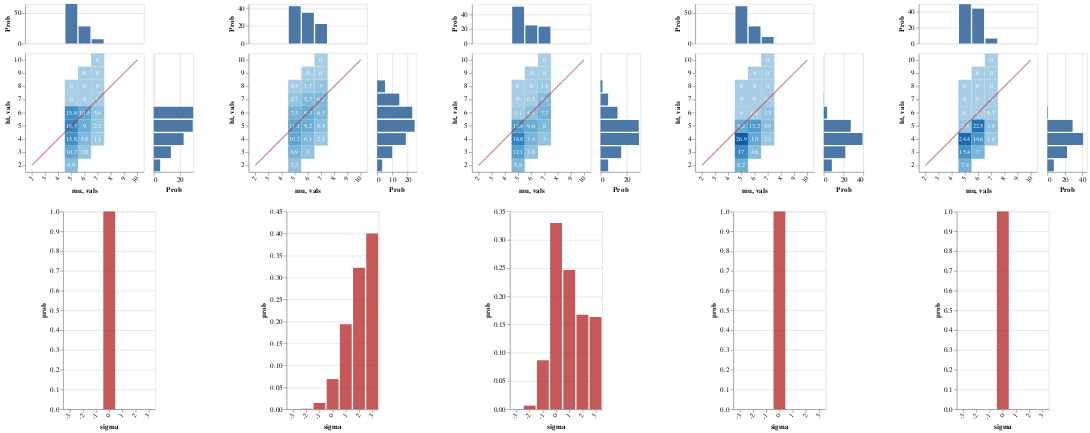

Write notebook code for a chart like this one.
### Markdown cell above
#### listener hears:

> "John, Mary, and Fred are all as short as Bill"

Again, since Bill's height is unknown, the posterior probability remains distributed across many heights.

But now, the various strengthenings lead ultimately to a pragmatic conclusion that John is almost certainly below the median (same for others)

As expected, the evaluative effect is much stronger

### Code cell
writeIORef cacheRef (0, Map.empty)  
  
vlShow . sidewaysDists <$> traverse mkEqGraph
  [ listener infoLUMAllEq cacheRef (0, UShrt, allDenEq0)
  , lp infoLUMAllEq >>= \l -> listener infoLUMAllEq cacheRef (0, UShrt, l)
  , listener infoLUMAllEq cacheRef (1, UShrt, allDenEq0)
  , listener infoLUMAllEq cacheRef (2, UShrt, allDenEq0)
  , listener infoLUMAllEq cacheRef (3, UShrt, allDenEq0)
  ]

### Figure 1 — Vega-Lite specification as saved in the notebook (floating-point values rounded to 4 significant figures)
{"$schema": "https://vega.github.io/schema/vega-lite/v3.json", "hconcat": [{"$schema": "https://vega.github.io/schema/vega-lite/v3.json", "center": true, "vconcat": [{"$schema": "https://vega.github.io/schema/vega-lite/v3.json", "bounds": "flush", "config": {"scale": {"rectBandPaddingInner": 0}}, "data": {"values": [{"ht": "2", "mu": "5", "prob": 4.9}, {"ht": "3", "mu": "5", "prob": 10.2}, {"ht": "3", "mu": "6", "prob": 2.8}, {"ht": "4", "mu": "5", "prob": 15.8}, {"ht": "4", "mu": "6", "prob": 5.8}, {"ht": "4", "mu": "7", "prob": 1.1}, {"ht": "5", "mu": "5", "prob": 18.3}, {"ht": "5", "mu": "6", "prob": 9}, {"ht": "5", "mu": "7", "prob": 2.3}, {"ht": "6", "mu": "5", "prob": 15.8}, {"ht": "6", "mu": "6", "prob": 10.5}, {"ht": "6", "mu": "7", "prob": 3.6}, {"ht": "7", "mu": "5", "prob": 0}, {"ht": "7", "mu": "6", "prob": 0}, {"ht": "7", "mu": "7", "prob": 0}, {"ht": "8", "mu": "5", "prob": 0}, {"ht": "8", "mu": "6", "prob": 0}, {"ht": "8", "mu": "7", "prob": 0}, {"ht": "9", "mu": "6", "prob": 0}, {"ht": "9", "mu": "7", "prob": 0}, {"ht": "10", "mu": "7", "prob": 0}]}, "spacing": 15, "vconcat": [{"encoding": {"x": {"axis": null, "field": "mu", "scale": {"domain": ["2", "3", "4", "5", "6", "7", "8", "9", "10"], "rangeStep": 30}, "sort": null, "type": "ordinal"}, "y": {"aggregate": "sum", "axis": {"title": "Prob"}, "field": "prob", "type": "quantitative"}}, "height": 60, "mark": "bar"}, {"bounds": "flush", "hconcat": [{"encoding": {"x": {"axis": {"labelAngle": -55}, "field": "mu", "scale": {"domain": ["2", "3", "4", "5", "6", "7", "8", "9", "10"], "rangeStep": 30}, "sort": null, "type": "ordinal"}, "y": {"axis": {"labelAngle": 0}, "field": "ht", "scale": {"domain": ["10", "9", "8", "7", "6", "5", "4", "3", "2"], "rangeStep": 30}, "sort": null, "type": "ordinal"}}, "layer": [{"encoding": {"color": {"aggregate": "sum", "field": "prob", "legend": null, "scale": {"scheme": {"extent": [0.2, 0.9], "name": "blues"}}, "type": "quantitative"}}, "mark": "rect"}, {"encoding": {"color": {"value": "white"}, "text": {"aggregate": "sum", "field": "prob", "type": "quantitative"}}, "mark": {"fontSize": 9, "type": "text"}}, {"data": {"values": [{"vals": "2"}, {"vals": "3"}, {"vals": "4"}, {"vals": "5"}, {"vals": "6"}, {"vals": "7"}, {"vals": "8"}, {"vals": "9"}, {"vals": "10"}]}, "encoding": {"x": {"field": "vals", "sort": null, "type": "ordinal"}, "y": {"field": "vals", "sort": null, "type": "ordinal"}}, "mark": {"opacity": 0.5, "stroke": "firebrick", "strokeWidth": 2, "type": "line"}}]}, {"encoding": {"x": {"aggregate": "sum", "axis": {"title": "Prob"}, "field": "prob", "type": "quantitative"}, "y": {"axis": null, "field": "ht", "scale": {"domain": ["10", "9", "8", "7", "6", "5", "4", "3", "2"], "rangeStep": 30}, "sort": null, "type": "ordinal"}}, "mark": "bar", "width": 60}], "spacing": 15}]}, {"$schema": "https://vega.github.io/schema/vega-lite/v3.json", "data": {"values": [{"prob": 1, "sigma": "0"}]}, "description": "", "encoding": {"x": {"axis": {"labelAngle": -55}, "field": "sigma", "scale": {"domain": ["-3", "-2", "-1", "0", "1", "2", "3"], "rangeStep": 30}, "sort": null, "type": "ordinal"}, "y": {"field": "prob", "type": "quantitative"}}, "mark": {"color": "firebrick", "opacity": 0.75, "type": "bar"}}]}, {"$schema": "https://vega.github.io/schema/vega-lite/v3.json", "center": true, "vconcat": [{"$schema": "https://vega.github.io/schema/vega-lite/v3.json", "bounds": "flush", "config": {"scale": {"rectBandPaddingInner": 0}}, "data": {"values": [{"ht": "2", "mu": "5", "prob": 3.3}, {"ht": "3", "mu": "5", "prob": 6.9}, {"ht": "3", "mu": "6", "prob": 3}, {"ht": "4", "mu": "5", "prob": 10.7}, {"ht": "4", "mu": "6", "prob": 6.1}, {"ht": "4", "mu": "7", "prob": 2.1}, {"ht": "5", "mu": "5", "prob": 11.1}, {"ht": "5", "mu": "6", "prob": 9.2}, {"ht": "5", "mu": "7", "prob": 4.4}, {"ht": "6", "mu": "5", "prob": 7.3}, {"ht": "6", "mu": "6", "prob": 9.3}, {"ht": "6", "mu": "7", "prob": 6.5}, {"ht": "7", "mu": "5", "prob": 2.7}, {"ht": "7", "mu": "6", "prob": 5.7}, {"ht": "7", "mu": "7", "prob": 6.2}, {"ht": "8", "mu": "5", "prob": 0.5}, {"ht": "8", "mu": "6", "prob": 1.7}, {"ht": "8", "mu": "7", "prob": 3}, {"ht": "9", "mu": "6", "prob": 0}, {"ht": "9", "mu": "7", "prob": 0}, {"ht": "10", "mu": "7", "prob": 0}]}, "spacing": 15, "vconcat": [{"encoding": {"x": {"axis": null, "field": "mu", "scale": {"domain": ["2", "3", "4", "5", "6", "7", "8", "9", "10"], "rangeStep": 30}, "sort": null, "type": "ordinal"}, "y": {"aggregate": "sum", "axis": {"title": "Prob"}, "field": "prob", "type": "quantitative"}}, "height": 60, "mark": "bar"}, {"bounds": "flush", "hconcat": [{"encoding": {"x": {"axis": {"labelAngle": -55}, "field": "mu", "scale": {"domain": ["2", "3", "4", "5", "6", "7", "8", "9", "10"], "rangeStep": 30}, "sort": null, "type": "ordinal"}, "y": {"axis": {"labelAngle": 0}, "field": "ht", "scale": {"domain": ["10", "9", "8", "7", "6", "5", "4", "3", "2"], "rangeStep": 30}, "sort": null, "type": "ordinal"}}, "layer": [{"encoding": {"color": {"aggregate": "sum", "field": "prob", "legend": null, "scale": {"scheme": {"extent": [0.2, 0.9], "name": "blues"}}, "type": "quantitative"}}, "mark": "rect"}, {"encoding": {"color": {"value": "white"}, "text": {"aggregate": "sum", "field": "prob", "type": "quantitative"}}, "mark": {"fontSize": 9, "type": "text"}}, {"data": {"values": [{"vals": "2"}, {"vals": "3"}, {"vals": "4"}, {"vals": "5"}, {"vals": "6"}, {"vals": "7"}, {"vals": "8"}, {"vals": "9"}, {"vals": "10"}]}, "encoding": {"x": {"field": "vals", "sort": null, "type": "ordinal"}, "y": {"field": "vals", "sort": null, "type": "ordinal"}}, "mark": {"opacity": 0.5, "stroke": "firebrick", "strokeWidth": 2, "type": "line"}}]}, {"encoding": {"x": {"aggregate": "sum", "axis": {"title": "Prob"}, "field": "prob", "type": "quantitative"}, "y": {"axis": null, "field": "ht", "scale": {"domain": ["10", "9", "8", "7", "6", "5", "4", "3", "2"], "rangeStep": 30}, "sort": null, "type": "ordinal"}}, "mark": "bar", "width": 60}], "spacing": 15}]}, {"$schema": "https://vega.github.io/schema/vega-lite/v3.json", "data": {"values": [{"prob": 1.794e-05, "sigma": "-3"}, {"prob": 0.001062, "sigma": "-2"}, {"prob": 0.01448, "sigma": "-1"}, {"prob": 0.06861, "sigma": "0"}, {"prob": 0.1934, "sigma": "1"}, {"prob": 0.3223, "sigma": "2"}, {"prob": 0.4001, "sigma": "3"}]}, "description": "", "encoding": {"x": {"axis": {"labelAngle": -55}, "field": "sigma", "scale": {"domain": ["-3", "-2", "-1", "0", "1", "2", "3"], "rangeStep": 30}, "sort": null, "type": "ordinal"}, "y": {"field": "prob", "type": "quantitative"}}, "mark": {"color": "firebrick", "opacity": 0.75, "type": "bar"}}]}, {"$schema": "https://vega.github.io/schema/vega-lite/v3.json", "center": true, "vconcat": [{"$schema": "https://vega.github.io/schema/vega-lite/v3.json", "bounds": "flush", "config": {"scale": {"rectBandPaddingInner": 0}}, "data": {"values": [{"ht": "2", "mu": "5", "prob": 5.8}, {"ht": "3", "mu": "5", "prob": 12.1}, {"ht": "3", "mu": "6", "prob": 3.6}, {"ht": "4", "mu": "5", "prob": 18.8}, {"ht": "4", "mu": "6", "prob": 7.4}, {"ht": "4", "mu": "7", "prob": 3}, {"ht": "5", "mu": "5", "prob": 13.4}, {"ht": "5", "mu": "6", "prob": 9.6}, {"ht": "5", "mu": "7", "prob": 6}, {"ht": "6", "mu": "5", "prob": 1.1}, {"ht": "6", "mu": "6", "prob": 4.1}, {"ht": "6", "mu": "7", "prob": 7.7}, {"ht": "7", "mu": "5", "prob": 0}, {"ht": "7", "mu": "6", "prob": 0.5}, {"ht": "7", "mu": "7", "prob": 5.3}, {"ht": "8", "mu": "5", "prob": 0}, {"ht": "8", "mu": "6", "prob": 0}, {"ht": "8", "mu": "7", "prob": 1.5}, {"ht": "9", "mu": "6", "prob": 0}, {"ht": "9", "mu": "7", "prob": 0}, {"ht": "10", "mu": "7", "prob": 0}]}, "spacing": 15, "vconcat": [{"encoding": {"x": {"axis": null, "field": "mu", "scale": {"domain": ["2", "3", "4", "5", "6", "7", "8", "9", "10"], "rangeStep": 30}, "sort": null, "type": "ordinal"}, "y": {"aggregate": "sum", "axis": {"title": "Prob"}, "field": "prob", "type": "quantitative"}}, "height": 60, "mark": "bar"}, {"bounds": "flush", "hconcat": [{"encoding": {"x": {"axis": {"labelAngle": -55}, "field": "mu", "scale": {"domain": ["2", "3", "4", "5", "6", "7", "8", "9", "10"], "rangeStep": 30}, "sort": null, "type": "ordinal"}, "y": {"axis": {"labelAngle": 0}, "field": "ht", "scale": {"domain": ["10", "9", "8", "7", "6", "5", "4", "3", "2"], "rangeStep": 30}, "sort": null, "type": "ordinal"}}, "layer": [{"encoding": {"color": {"aggregate": "sum", "field": "prob", "legend": null, "scale": {"scheme": {"extent": [0.2, 0.9], "name": "blues"}}, "type": "quantitative"}}, "mark": "rect"}, {"encoding": {"color": {"value": "white"}, "text": {"aggregate": "sum", "field": "prob", "type": "quantitative"}}, "mark": {"fontSize": 9, "type": "text"}}, {"data": {"values": [{"vals": "2"}, {"vals": "3"}, {"vals": "4"}, {"vals": "5"}, {"vals": "6"}, {"vals": "7"}, {"vals": "8"}, {"vals": "9"}, {"vals": "10"}]}, "encoding": {"x": {"field": "vals", "sort": null, "type": "ordinal"}, "y": {"field": "vals", "sort": null, "type": "ordinal"}}, "mark": {"opacity": 0.5, "stroke": "firebrick", "strokeWidth": 2, "type": "line"}}]}, {"encoding": {"x": {"aggregate": "sum", "axis": {"title": "Prob"}, "field": "prob", "type": "quantitative"}, "y": {"axis": null, "field": "ht", "scale": {"domain": ["10", "9", "8", "7", "6", "5", "4", "3", "2"], "rangeStep": 30}, "sort": null, "type": "ordinal"}}, "mark": "bar", "width": 60}], "spacing": 15}]}, {"$schema": "https://vega.github.io/schema/vega-lite/v3.json", "data": {"values": [{"prob": 0.0001076, "sigma": "-3"}, {"prob": 0.00637, "sigma": "-2"}, {"prob": 0.08673, "sigma": "-1"}, {"prob": 0.3296, "sigma": "0"}, {"prob": 0.2465, "sigma": "1"}, {"prob": 0.1674, "sigma": "2"}, {"prob": 0.1634, "sigma": "3"}]}, "description": "", "encoding": {"x": {"axis": {"labelAngle": -55}, "field": "sigma", "scale": {"domain": ["-3", "-2", "-1", "0", "1", "2", "3"], "rangeStep": 30}, "sort": null, "type": "ordinal"}, "y": {"field": "prob", "type": "quantitative"}}, "mark": {"color": "firebrick", "opacity": 0.75, "type": "bar"}}]}, {"$schema": "https://vega.github.io/schema/vega-lite/v3.json", "center": true, "vconcat": [{"$schema": "https://vega.github.io/schema/vega-lite/v3.json", "bounds": "flush", "config": {"scale": {"rectBandPaddingInner": 0}}, "data": {"values": [{"ht": "2", "mu": "5", "prob": 8.2}, {"ht": "3", "mu": "5", "prob": 17}, {"ht": "3", "mu": "6", "prob": 4.8}, {"ht": "4", "mu": "5", "prob": 26.9}, {"ht": "4", "mu": "6", "prob": 10}, {"ht": "4", "mu": "7", "prob": 2.3}, {"ht": "5", "mu": "5", "prob": 9.2}, {"ht": "5", "mu": "6", "prob": 13.2}, {"ht": "5", "mu": "7", "prob": 4.9}, {"ht": "6", "mu": "5", "prob": 0}, {"ht": "6", "mu": "6", "prob": 0.1}, {"ht": "6", "mu": "7", "prob": 3.3}, {"ht": "7", "mu": "5", "prob": 0}, {"ht": "7", "mu": "6", "prob": 0}, {"ht": "7", "mu": "7", "prob": 0.2}, {"ht": "8", "mu": "5", "prob": 0}, {"ht": "8", "mu": "6", "prob": 0}, {"ht": "8", "mu": "7", "prob": 0}, {"ht": "9", "mu": "6", "prob": 0}, {"ht": "9", "mu": "7", "prob": 0}, {"ht": "10", "mu": "7", "prob": 0}]}, "spacing": 15, "vconcat": [{"encoding": {"x": {"axis": null, "field": "mu", "scale": {"domain": ["2", "3", "4", "5", "6", "7", "8", "9", "10"], "rangeStep": 30}, "sort": null, "type": "ordinal"}, "y": {"aggregate": "sum", "axis": {"title": "Prob"}, "field": "prob", "type": "quantitative"}}, "height": 60, "mark": "bar"}, {"bounds": "flush", "hconcat": [{"encoding": {"x": {"axis": {"labelAngle": -55}, "field": "mu", "scale": {"domain": ["2", "3", "4", "5", "6", "7", "8", "9", "10"], "rangeStep": 30}, "sort": null, "type": "ordinal"}, "y": {"axis": {"labelAngle": 0}, "field": "ht", "scale": {"domain": ["10", "9", "8", "7", "6", "5", "4", "3", "2"], "rangeStep": 30}, "sort": null, "type": "ordinal"}}, "layer": [{"encoding": {"color": {"aggregate": "sum", "field": "prob", "legend": null, "scale": {"scheme": {"extent": [0.2, 0.9], "name": "blues"}}, "type": "quantitative"}}, "mark": "rect"}, {"encoding": {"color": {"value": "white"}, "text": {"aggregate": "sum", "field": "prob", "type": "quantitative"}}, "mark": {"fontSize": 9, "type": "text"}}, {"data": {"values": [{"vals": "2"}, {"vals": "3"}, {"vals": "4"}, {"vals": "5"}, {"vals": "6"}, {"vals": "7"}, {"vals": "8"}, {"vals": "9"}, {"vals": "10"}]}, "encoding": {"x": {"field": "vals", "sort": null, "type": "ordinal"}, "y": {"field": "vals", "sort": null, "type": "ordinal"}}, "mark": {"opacity": 0.5, "stroke": "firebrick", "strokeWidth": 2, "type": "line"}}]}, {"encoding": {"x": {"aggregate": "sum", "axis": {"title": "Prob"}, "field": "prob", "type": "quantitative"}, "y": {"axis": null, "field": "ht", "scale": {"domain": ["10", "9", "8", "7", "6", "5", "4", "3", "2"], "rangeStep": 30}, "sort": null, "type": "ordinal"}}, "mark": "bar", "width": 60}], "spacing": 15}]}, {"$schema": "https://vega.github.io/schema/vega-lite/v3.json", "data": {"values": [{"prob": 1, "sigma": "0"}]}, "description": "", "encoding": {"x": {"axis": {"labelAngle": -55}, "field": "sigma", "scale": {"domain": ["-3", "-2", "-1", "0", "1", "2", "3"], "rangeStep": 30}, "sort": null, "type": "ordinal"}, "y": {"field": "prob", "type": "quantitative"}}, "mark": {"color": "firebrick", "opacity": 0.75, "type": "bar"}}]}, {"$schema": "https://vega.github.io/schema/vega-lite/v3.json", "center": true, "vconcat": [{"$schema": "https://vega.github.io/schema/vega-lite/v3.json", "bounds": "flush", "config": {"scale": {"rectBandPaddingInner": 0}}, "data": {"values": [{"ht": "2", "mu": "5", "prob": 7.4}, {"ht": "3", "mu": "5", "prob": 15.4}, {"ht": "3", "mu": "6", "prob": 7}, {"ht": "4", "mu": "5", "prob": 24.4}, {"ht": "4", "mu": "6", "prob": 14.6}, {"ht": "4", "mu": "7", "prob": 1.8}, {"ht": "5", "mu": "5", "prob": 2.5}, {"ht": "5", "mu": "6", "prob": 22.5}, {"ht": "5", "mu": "7", "prob": 3.8}, {"ht": "6", "mu": "5", "prob": 0}, {"ht": "6", "mu": "6", "prob": 0}, {"ht": "6", "mu": "7", "prob": 0.7}, {"ht": "7", "mu": "5", "prob": 0}, {"ht": "7", "mu": "6", "prob": 0}, {"ht": "7", "mu": "7", "prob": 0}, {"ht": "8", "mu": "5", "prob": 0}, {"ht": "8", "mu": "6", "prob": 0}, {"ht": "8", "mu": "7", "prob": 0}, {"ht": "9", "mu": "6", "prob": 0}, {"ht": "9", "mu": "7", "prob": 0}, {"ht": "10", "mu": "7", "prob": 0}]}, "spacing": 15, "vconcat": [{"encoding": {"x": {"axis": null, "field": "mu", "scale": {"domain": ["2", "3", "4", "5", "6", "7", "8", "9", "10"], "rangeStep": 30}, "sort": null, "type": "ordinal"}, "y": {"aggregate": "sum", "axis": {"title": "Prob"}, "field": "prob", "type": "quantitative"}}, "height": 60, "mark": "bar"}, {"bounds": "flush", "hconcat": [{"encoding": {"x": {"axis": {"labelAngle": -55}, "field": "mu", "scale": {"domain": ["2", "3", "4", "5", "6", "7", "8", "9", "10"], "rangeStep": 30}, "sort": null, "type": "ordinal"}, "y": {"axis": {"labelAngle": 0}, "field": "ht", "scale": {"domain": ["10", "9", "8", "7", "6", "5", "4", "3", "2"], "rangeStep": 30}, "sort": null, "type": "ordinal"}}, "layer": [{"encoding": {"color": {"aggregate": "sum", "field": "prob", "legend": null, "scale": {"scheme": {"extent": [0.2, 0.9], "name": "blues"}}, "type": "quantitative"}}, "mark": "rect"}, {"encoding": {"color": {"value": "white"}, "text": {"aggregate": "sum", "field": "prob", "type": "quantitative"}}, "mark": {"fontSize": 9, "type": "text"}}, {"data": {"values": [{"vals": "2"}, {"vals": "3"}, {"vals": "4"}, {"vals": "5"}, {"vals": "6"}, {"vals": "7"}, {"vals": "8"}, {"vals": "9"}, {"vals": "10"}]}, "encoding": {"x": {"field": "vals", "sort": null, "type": "ordinal"}, "y": {"field": "vals", "sort": null, "type": "ordinal"}}, "mark": {"opacity": 0.5, "stroke": "firebrick", "strokeWidth": 2, "type": "line"}}]}, {"encoding": {"x": {"aggregate": "sum", "axis": {"title": "Prob"}, "field": "prob", "type": "quantitative"}, "y": {"axis": null, "field": "ht", "scale": {"domain": ["10", "9", "8", "7", "6", "5", "4", "3", "2"], "rangeStep": 30}, "sort": null, "type": "ordinal"}}, "mark": "bar", "width": 60}], "spacing": 15}]}, {"$schema": "https://vega.github.io/schema/vega-lite/v3.json", "data": {"values": [{"prob": 1, "sigma": "0"}]}, "description": "", "encoding": {"x": {"axis": {"labelAngle": -55}, "field": "sigma", "scale": {"domain": ["-3", "-2", "-1", "0", "1", "2", "3"], "rangeStep": 30}, "sort": null, "type": "ordinal"}, "y": {"field": "prob", "type": "quantitative"}}, "mark": {"color": "firebrick", "opacity": 0.75, "type": "bar"}}]}], "spacing": 50}
